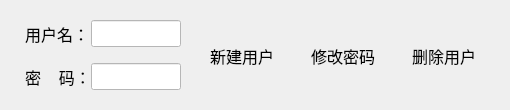
      <widget class="QWidget" name="tab_5">
       <attribute name="title">
        <string>用户</string>
       </attribute>
       <widget class="QWidget" name="layoutWidget">
        <property name="geometry">
         <rect>
          <x>10</x>
          <y>10</y>
          <width>491</width>
          <height>91</height>
         </rect>
        </property>
        <layout class="QHBoxLayout" name="horizontalLayout">
         <item>
          <layout class="QVBoxLayout" name="verticalLayout_25">
           <property name="sizeConstraint">
            <enum>QLayout::SetMaximumSize</enum>
           </property>
           <property name="rightMargin">
            <number>0</number>
           </property>
           <item>
            <layout class="QHBoxLayout" name="horizontalLayout_47">
             <item>
              <widget class="QLabel" name="label_46">
               <property name="maximumSize">
                <size>
                 <width>60</width>
                 <height>16777215</height>
                </size>
               </property>
               <property name="font">
                <font>
                 <family>Arial</family>
                 <pointsize>12</pointsize>
                </font>
               </property>
               <property name="styleSheet">
                <string notr="true">color: rgb(0, 0, 0);</string>
               </property>
               <property name="text">
                <string>用户名：</string>
               </property>
              </widget>
             </item>
             <item>
              <widget class="QLineEdit" name="UserNameAltEdit">
               <property name="sizePolicy">
                <sizepolicy hsizetype="Fixed" vsizetype="Fixed">
                 <horstretch>0</horstretch>
                 <verstretch>0</verstretch>
                </sizepolicy>
               </property>
               <property name="minimumSize">
                <size>
                 <width>90</width>
                 <height>0</height>
                </size>
               </property>
               <property name="maximumSize">
                <size>
                 <width>90</width>
                 <height>16777215</height>
                </size>
               </property>
               <property name="font">
                <font>
                 <family>Arial</family>
                 <pointsize>12</pointsize>
                </font>
               </property>
               <property name="layoutDirection">
                <enum>Qt::RightToLeft</enum>
               </property>
               <property name="styleSheet">
                <string notr="true">background-color: rgb(255, 255, 255);</string>
               </property>
               <property name="inputMask">
                <string/>
               </property>
               <property name="text">
                <string notr="true"/>
               </property>
               <property name="alignment">
                <set>Qt::AlignRight|Qt::AlignTrailing|Qt::AlignVCenter</set>
               </property>
              </widget>
             </item>
            </layout>
           </item>
           <item>
            <layout class="QHBoxLayout" name="horizontalLayout_48">
             <item>
              <widget class="QLabel" name="label_47">
               <property name="maximumSize">
                <size>
                 <width>60</width>
                 <height>16777215</height>
                </size>
               </property>
               <property name="font">
                <font>
                 <family>Arial</family>
                 <pointsize>12</pointsize>
                </font>
               </property>
               <property name="layoutDirection">
                <enum>Qt::LeftToRight</enum>
               </property>
               <property name="styleSheet">
                <string notr="true">color: rgb(0, 0, 0);</string>
               </property>
               <property name="text">
                <string>密    码：</string>
               </property>
               <property name="textFormat">
                <enum>Qt::AutoText</enum>
               </property>
              </widget>
             </item>
             <item>
              <widget class="QLineEdit" name="PasswordAltEdit">
               <property name="sizePolicy">
                <sizepolicy hsizetype="Fixed" vsizetype="Fixed">
                 <horstretch>0</horstretch>
                 <verstretch>0</verstretch>
                </sizepolicy>
               </property>
               <property name="minimumSize">
                <size>
                 <width>90</width>
                 <height>0</height>
                </size>
               </property>
               <property name="maximumSize">
                <size>
                 <width>90</width>
                 <height>16777215</height>
                </size>
               </property>
               <property name="font">
                <font>
                 <family>Arial</family>
                 <pointsize>12</pointsize>
                </font>
               </property>
               <property name="layoutDirection">
                <enum>Qt::RightToLeft</enum>
               </property>
               <property name="styleSheet">
                <string notr="true">background-color: rgb(255, 255, 255);</string>
               </property>
               <property name="inputMask">
                <string/>
               </property>
               <property name="text">
                <string notr="true"/>
               </property>
               <property name="echoMode">
                <enum>QLineEdit::Password</enum>
               </property>
               <property name="alignment">
                <set>Qt::AlignRight|Qt::AlignTrailing|Qt::AlignVCenter</set>
               </property>
              </widget>
             </item>
            </layout>
           </item>
          </layout>
         </item>
         <item>
          <widget class="QToolButton" name="toolUserNew">
           <property name="font">
            <font>
             <family>宋体</family>
             <pointsize>12</pointsize>
            </font>
           </property>
           <property name="cursor">
            <cursorShape>PointingHandCursor</cursorShape>
           </property>
           <property name="styleSheet">
            <string notr="true">color: rgb(0, 0, 0);</string>
           </property>
           <property name="text">
            <string>新建用户</string>
           </property>
           <property name="icon">
            <iconset resource="icon.qrc">
             <normaloff>:/png/png/newuser.png</normaloff>:/png/png/newuser.png</iconset>
           </property>
           <property name="iconSize">
            <size>
             <width>40</width>
             <height>40</height>
            </size>
           </property>
           <property name="toolButtonStyle">
            <enum>Qt::ToolButtonTextUnderIcon</enum>
           </property>
           <property name="autoRaise">
            <bool>true</bool>
           </property>
          </widget>
         </item>
         <item>
          <widget class="QToolButton" name="toolUserChgPw">
           <property name="font">
            <font>
             <family>宋体</family>
             <pointsize>12</pointsize>
            </font>
           </property>
           <property name="cursor">
            <cursorShape>PointingHandCursor</cursorShape>
           </property>
           <property name="styleSheet">
            <string notr="true">color: rgb(0, 0, 0);</string>
           </property>
           <property name="text">
            <string>修改密码</string>
           </property>
           <property name="icon">
            <iconset resource="icon.qrc">
             <normaloff>:/png/png/pencil-128.png</normaloff>:/png/png/pencil-128.png</iconset>
           </property>
           <property name="iconSize">
            <size>
             <width>40</width>
             <height>40</height>
            </size>
           </property>
           <property name="toolButtonStyle">
            <enum>Qt::ToolButtonTextUnderIcon</enum>
           </property>
           <property name="autoRaise">
            <bool>true</bool>
           </property>
          </widget>
         </item>
         <item>
          <widget class="QToolButton" name="toolUserDel">
           <property name="font">
            <font>
             <family>宋体</family>
             <pointsize>12</pointsize>
            </font>
           </property>
           <property name="cursor">
            <cursorShape>PointingHandCursor</cursorShape>
           </property>
           <property name="styleSheet">
            <string notr="true">color: rgb(0, 0, 0);</string>
           </property>
           <property name="text">
            <string>删除用户</string>
           </property>
           <property name="icon">
            <iconset resource="icon.qrc">
             <normaloff>:/png/png/deluser.png</normaloff>:/png/png/deluser.png</iconset>
           </property>
           <property name="iconSize">
            <size>
             <width>40</width>
             <height>40</height>
            </size>
           </property>
           <property name="toolButtonStyle">
            <enum>Qt::ToolButtonTextUnderIcon</enum>
           </property>
           <property name="autoRaise">
            <bool>true</bool>
           </property>
          </widget>
         </item>
        </layout>
       </widget>
      </widget>
